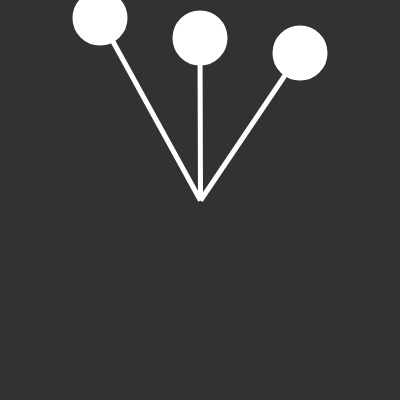
Frame 1 (no input)
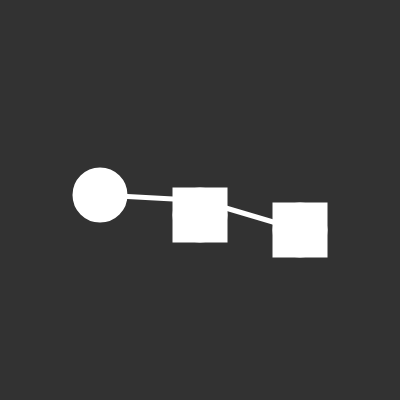
Frame 60 (no input)
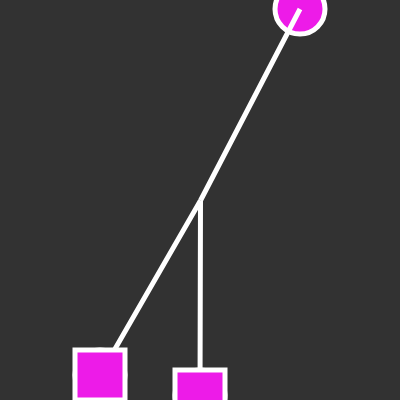
Frame 120 (the mouse pressed at the canvas centre since frame 60)

The p5.js sketch that drew these frames (run headless with seeded random() and noise() and a simulated clock; from frame 60 on, the mouse is pressed at the canvas centre):

// p5.js sketch
// ── sketch.js
let rectX = [0, 25, 40];   // arrays for the x axis of shapes 
let rectY = [15, 35, 50];  //arrays for the y axis of shapes
let speeds = [3, 10, 5.5]; // the difference of speeds for each shape
let speed = 3; // the speed for all shapes going down the canvas

function setup() {
  createCanvas(400, 400);
  rectMode(CENTER); // centers all the shapes in the canvas
 
 
  
}

function draw() {
  background(50);
  let ColourChange = [random(255), random(255), random(255)] //Colour array which allows all shapes to change once it reaches the bottom
  let ShapeChange = [circle, rect, triangle] //Shape array that changes when it passes a certain point on the canvas
  
  stroke(255) 
  strokeWeight(5)
  
  for (let i = 0; i < rectY.length; i++) { //loop which allows the shapes to repeat on the same code each time it reaches past the canvas
    let x = (i+1)*100;   //allows the movement of the shapes down the canvas
    let y = rectY[i]+speed; // plugs speed variable to allow chosen speed to be carried out on all shapes
   
    ShapeChange[0](x, y, 50); //this allows the first shape to be a circle for a certain point 
    
    if(y>0)
    ShapeChange[2](x, y, 200.5, 200.5, 200.5, 200.5) // This creates the 3 lines which follows shapes down the canvas
    
    if(y>=200.5)
    ShapeChange[1](x, y, 50); //This changes the shape to a square when it reaches 200.5 y axis on the canvas
   
    if(y>=height){
    y = 0; // this spawns the shapes back at the top of the canvas when it reaches past the height of the canvas
    fill(ColourChange) //plugs ColourChange array to fill to allow the inside of all shapes to change colour once it goes past the canvas
    ShapeChange[1](x, y, 50);
     
    } 
    rectY[i] = y; //allows the loop to continiously send the shapes from the bottom of the canvas to the top
    
    
  }
}
